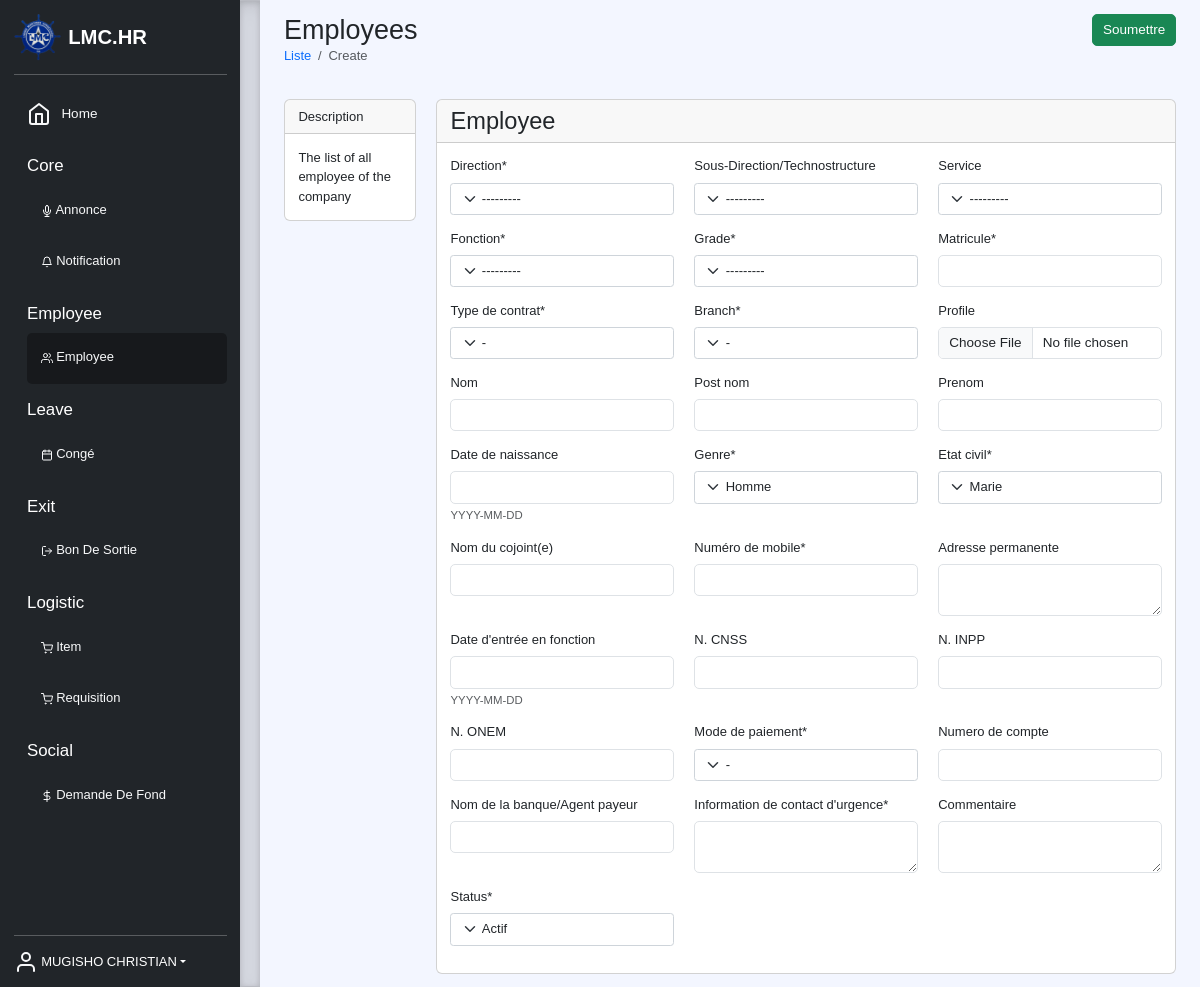
The app's page /create/employee/employee (signed in), older data.
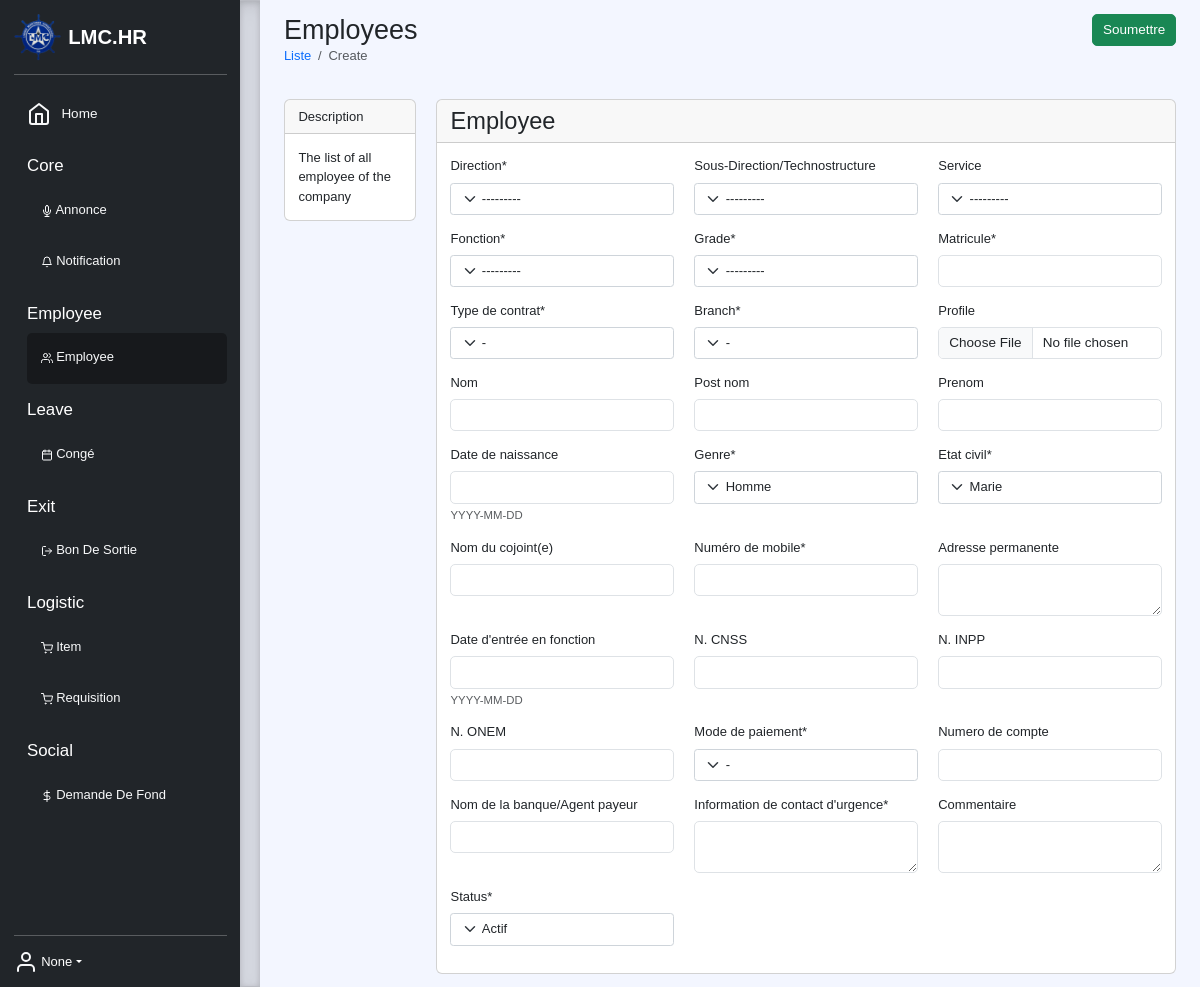
The same page, newer data.
### core/models.py (models this page shows, shortened)
class User(AbstractUser):
    employee = models.OneToOneField('employee.Employee', null=True, on_delete=models.SET_NULL, default=None)
    email = models.EmailField(unique=True, db_index=True)
    username = None
    USERNAME_FIELD = 'email'
    REQUIRED_FIELDS = []
    objects = UserManager()

### employee/models.py (models this page shows, shortened)
class Employee(models.Model):
    STATUS = (
        ('actif', 'Actif'),
        ('indisponibilite', 'Indisponibilite'),
        ('licenciement', 'Licenciement'),
        ('inactif', 'Inactif')
    )
    GENDERS = (("Male", "Homme"), ("Female", "Femme"))
    direction = models.ForeignKey(Direction, verbose_name="Direction", null=True, on_delete=models.SET_NULL)
    subDirection = models.ForeignKey(SubDirection, verbose_name="Sous-Direction/Technostructure", blank=True, null=True,
                                     on_delete=models.SET_NULL)
    service = models.ForeignKey(Service, verbose_name="Service", blank=True, null=True, on_delete=models.SET_NULL)
    function = models.ForeignKey(Function, verbose_name="Fonction", null=True, on_delete=models.SET_NULL)
    grade = models.ForeignKey(Grade, verbose_name="Grade", null=True, on_delete=models.SET_NULL)
    profile = models.ImageField(upload_to=upload_directory_file, blank=True, null=True, default=None)
    matricule = models.CharField("Matricule", unique=True, max_length=100, null=True, default=None)
    agreement = models.CharField("Type de contrat", max_length=10, choices=choices(Agreement, 'name'), null=True,
                                 default=None)
    first_name = models.CharField("Prenom", max_length=100, blank=True, null=True, default=None)
    middle_name = models.CharField("Post nom", max_length=100, blank=True, null=True, default=None)
    last_name = models.CharField("Nom", max_length=100, blank=True, null=True, default=None)
    n_cnss = models.CharField("N. CNSS", max_length=50, blank=True, null=True, default=None)
    n_inpp = models.CharField("N. INPP", max_length=50, blank=True, null=True, default=None)
    n_onem = models.CharField("N. ONEM", max_length=50, blank=True, null=True, default=None)
    gender = models.CharField("Genre", max_length=10, choices=GENDERS, null=True,
                              default="Male")
    marital_status = models.CharField("Etat civil", max_length=12,
                                      choices=(("Maried", "Marie"), ("Single", "Celibataire"), ("Widower", "Veuf(ve)")),
                                      default="Celibataire")
    spouse = models.CharField("Nom du cojoint(e)", max_length=100, blank=True, null=True, default=None)
    dob = models.DateField("Date de naissance", help_text='YYYY-MM-DD', blank=True, null=True, default=None)
    doj = models.DateField("Date d'entrée en fonction", help_text='YYYY-MM-DD', blank=True, null=True, default=None)
    mobile_number = PhoneNumberField("Numéro de mobile", null=True, default=None)
    address = models.TextField("Adresse permanente", blank=True, null=True, default=None)
    emergency_information = models.TextField("Information de contact d'urgence", null=True, default=None)
    syndicate = models.CharField("Syndicat", max_length=50, choices=choices(Syndicat, 'name'), blank=True, null=True,
                                 default=None)
    branch = models.CharField("Branch", max_length=10, choices=choices(Branch, 'name'))
    payment_method = models.CharField("Mode de paiement", max_length=10, choices=choices(PaymentMethod, 'name'))
    payer_name = models.CharField("Nom de la banque/Agent payeur", max_length=50, blank=True, null=True, default=None)
    pay_account = models.CharField("Numero de compte", max_length=50, blank=True, null=True, default=None)
    comment = models.TextField("Commentaire", blank=True, null=True, default=None)
    status = models.CharField(verbose_name="Status", max_length=20, choices=STATUS, default=STATUS[0][0])
    updated = models.DateTimeField(verbose_name="Mise à jour le", auto_now=True)
    created = models.DateTimeField(verbose_name="Créée le", auto_now_add=True)
    conf = {
        'icon': 'users',
        'description': 'The list of all employee of the company',
        'entry': reverse_lazy('core:list', kwargs={'app': 'employee', 'model': 'employee'}),
        'list': {
            'display': [('matricule', 'Matricule'), ('direction', 'Direction'), ('function', 'Fonction'),
                        ('last_name', 'Nom'), ('first_name', 'Prenom'), ('status', 'Status'),
                        ('updated', 'Mis à jour le')],
            'filter': ['direction', 'subDirection', 'function', 'grade', 'gender', 'marital_status', 'branch',
                       'payment_method', 'status', 'doj'],
            'action': [{
                'method': 'GET',
                'href': reverse_lazy('core:create', kwargs={'app': 'employee', 'model': 'employee'}),
                'class': 'btn btn-primary',
                'title': 'Ajouter'
            }]
        },
        'change': {
            'form': {
                'fields': ['direction', 'subDirection', 'service', 'function',
                           'grade', 'matricule', 'agreement', 'branch',
                           'profile', 'last_name', 'middle_name', 'first_name', 'dob',
                           'gender', 'marital_status', 'spouse', 'mobile_number', 'address',
                           'doj', 'n_cnss', 'n_inpp', 'n_onem',
                           'payment_method', 'pay_account', 'payer_name', 'emergency_information', 'comment', 'status'],
                'inlines': [{
                    'app': 'core',
                    'model': 'user',
                    'fields': ['email', 'groups']
                }, {
                    'app': 'employee',
                    'model': 'child',
                    'fields': ['full_name', 'dob', 'birth_certificate']
                }, {
                    'app': 'employee',
                    'model': 'familymember',
                    'fields': ['relationship', 'full_name', 'contact_info']
                }, {
                    'app': 'employee',
                    'model': 'document',
                    'fields': ['name', 'doc']
                }]
            },
            'action': [{
                'method': 'GET',
                'href': reverse_lazy('core:delete', kwargs={'app': 'employee', 'model': 'employee'}),
                'class': 'btn btn-danger',
                'title': 'Delete',
                'condition': 'True'
            }, {
                'method': 'GET',
                'href': reverse_lazy('core:document',
                                     kwargs={'app': 'employee', 'model': 'employee', 'document': 'employee'}),
                'class': 'btn btn-info',
                'title': 'Document',
                'condition': 'True'
            }]
        },
        'create': {
            'form': {
                'fields': ['direction', 'subDirection', 'service', 'function',
                           'grade', 'matricule', 'agreement', 'branch',
                           'profile', 'last_name', 'middle_name', 'first_name', 'dob',
                           'gender', 'marital_status', 'spouse', 'mobile_number', 'address',
                           'doj', 'n_cnss', 'n_inpp', 'n_onem',
                           'payment_method', 'pay_account', 'payer_name', 'emergency_information', 'comment', 'status'],
                'inlines': []
            }
        },
        'read': {
            'action': [{
                'method': 'GET',
                'href': reverse_lazy('core:document',
                                     kwargs={'app': 'employee', 'model': 'employee', 'document': 'employee'}),
                'class': 'btn btn-info',
                'title': 'Document',
                'condition': 'True'
            }]
        }
    }
    def full_name(self):
        return f"{self.last_name} {self.first_name}"

### core/views.py (the view, shortened to what this page needs)
# urls.py: path('create/<str:app>/<str:model>', Create.as_view(), name='create'),
class Create(LoginRequiredMixin, View):
    def get(self, request, app, model):
        model = apps.get_model(app, model_name=model)
        inlines = []
        fields = getattr(model, 'conf', {}).get('create', {}).get('form', {}).get('fields', '__all__')
        form = modelform_factory(model, fields=fields, form=Row3Form)()
        for inline in getattr(model, 'conf', {}).get('create', {}).get('form', {}).get('inlines', []):
            _fields = inline.get('fields', '__all__')
            _model = apps.get_model(inline.get('app'), model_name=inline.get('model'))
            _form = inlineformset_factory(model, _model, form=InlineForm, fields=_fields, extra=1)()
            inlines.append(_form)
        return render(request, f'{self.__class__.__name__.lower()}.html', locals())

### core/templatetags/core.py (called while the page is built)
@register.filter(name='getattr')
def getter(obj, field):
    return getattr(obj, field, None)

### employee/models.py (called while the page is built)
    def __str__(self):
        return f"{self.code}/{self.name}"

    def __str__(self):
        return f"{self.name}"

    def __str__(self):
        return f"{self.name}"

    def __str__(self):
        return f"{self.name}"

    def __str__(self):
        return self.name

### templates/create.html (shortened to what this page needs)
{% extends 'base.html' %}
{% load core %}
{% load crispy_forms_tags %}
{% load crispy_forms_filters %}
{% block content %}
<div class="container-fluid">
    <div class="row">
        <div class="col">
            <h2 class="m-0">{{ model|getattr:'_meta'|getattr:'verbose_name_plural'|title }}</h2>
            <nav aria-label="breadcrumb">
              <ol class="breadcrumb">
                <li class="breadcrumb-item"><a href="{% url 'core:list' model|getattr:'_meta'|getattr:'app_label' model|getattr:'_meta'|getattr:'model_name' %}" class="text-decoration-none">Liste</a></li>
                <li class="breadcrumb-item active" aria-current="page">Create</li>
              </ol>
            </nav>
        </div>
        <div class="col text-end">
            <button class="btn btn-success" type="submit" form="form-{{ model|getattr:'_meta'|getattr:'model_name' }}">Soumettre</button>
        </div>
    </div>
    <div class="row mt-4">
        {% if filter_form and not inlines %}
        <div class="col-2">
            {% include 'widgets/filter_card.html' %}
            {% include 'widgets/approvers_card.html' %}
        </div>
        {% elif model.conf.description and not inlines %}
        <div class="col-2">
            {% include 'widgets/description_card.html' %}
        </div>
        {% endif %}
        <form class="col" method="post" id="form-{{ model|getattr:'_meta'|getattr:'model_name' }}" enctype="multipart/form-data">
            <div class="row">
                <div class="col{% if inlines %}-8{% endif %}">
                    <div class="card">
                        <div class="card-header">
                            <h3 class="m-0">{{ model|getattr:'_meta'|getattr:'verbose_name'|title }}</h3>
                        </div>
                        <div class="card-body">
                            {% crispy form %}
                        </div>
                    </div>
                </div>
            </div>
        </form>
    </div>
</div>
{% endblock %}

### templates/base.html (shortened to what this page needs)
{% load static %}
{% load core %}
<!DOCTYPE html>
<html lang="fr">
<head>
    <link href="https://cdn.jsdelivr.net/npm/bootstrap@5.3.0-alpha3/dist/css/bootstrap.min.css" rel="stylesheet">
    <link rel="stylesheet" href="{% static 'css/custom.css' %}">
    <link rel="stylesheet" href="{% static 'css/select2.min.css' %}">
    <link rel="stylesheet" href="{% static 'css/select2-bootstrap-5-theme.min.css' %}">
    <link rel="stylesheet" href="{%  static 'css/select2-bootstrap-5-theme.rtl.min.css' %}">
</head>
<body>
    <main>
        <div class="d-flex flex-column flex-shrink-0 p-3 text-white bg-dark overflow-auto" style="width: 240px;">
            <a href="/" class="d-flex align-items-center mb-3 mb-md-0 me-md-auto text-white text-decoration-none">
              <img src="{% static 'images/logo.png' %}" width="48" />
              <span class="fs-4 ms-2 fw-bolder">LMC.HR</span>
            </a>
            <hr>
            <ul class="nav nav-pills flex-column mb-auto ">
                <li class="nav-item">
                    <a href="{% url 'core:home' %}" class="nav-link text-light {% if request.resolver_match.url_name == 'home' %}active{% endif %} py-3">
                        <i data-feather="home"></i>
                        <span class="fs-6 ms-2">Home</span>
                    </a>
                </li>
                {% with request|menu as menus %}
                    {% for key, value in menus.items %}
                    <li class="nav-item fs-5 mt-2">
                        <a class="text-decoration-none nav-link text-white" aria-current="page">{{ key|title }}</a>
                        <ul class="nav nav-pills flex-column mb-auto ms-3">
                            {% for model in value %}
                                <li class="nav-item">
                                    <a href="{{ model.url }}" class="nav-link text-light {% if request.resolver_match.kwargs.model == model.name %}active{% endif %} py-3">
                                        <i data-feather="{{ model.icon|default:'user' }}" style="width: 12px;"></i>
                                        {{ model.verbose|title }}
                                    </a>
                                </li>
                            {% endfor %}
                        </ul>
                    </li>
                    {% endfor %}
                {% endwith %}
            </ul>
            <hr>
            <div class="dropdown">
              <a class="d-flex align-items-center text-white text-decoration-none dropdown-toggle" id="dropdownUser1" data-bs-toggle="dropdown" aria-expanded="false">
                <i data-feather="user" class="text-light"></i>
                  &nbsp;{{ request.user.employee.full_name|default:request.user.username }}
              </a>
            </div>
        </div>
        <div class="b-example-divider"></div>
        <div class="col scrollarea p-3">
            {% block content %}
            {% endblock %}
        </div>
    </main>
</body>
</html>

Row changes from the older to the newer data that the page shows:
changed User: user.employee.full_name "MUGISHO CHRISTIAN" → "None"
